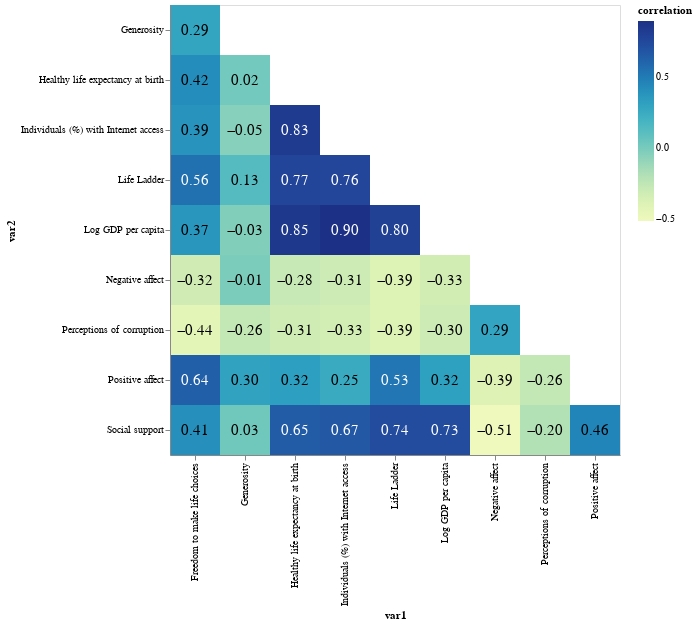

This figure's notebook cell:
### Code cell
corrMatrix = merged_data.drop("year", axis=1).corr().reset_index().melt('index')
corrMatrix.columns = ['var1', 'var2', 'correlation']

base = alt.Chart(corrMatrix).transform_filter(
    alt.datum.var1 < alt.datum.var2
).encode(
    x='var1',
    y='var2',
).properties(
    width=alt.Step(50),
    height=alt.Step(50)
)

rects = base.mark_rect().encode(
    color='correlation'
)

text = base.mark_text(
    size=15
).encode(
    text=alt.Text('correlation', format=".2f"),
    color=alt.condition(
        "datum.correlation > 0.5",
        alt.value('white'),
        alt.value('black')
    )
)

rects + text

### Figure 1 — Vega-Lite specification as saved in the notebook (floating-point values rounded to 4 significant figures)
{"config": {"view": {"continuousWidth": 400, "continuousHeight": 300}}, "layer": [{"mark": "rect", "encoding": {"color": {"type": "quantitative", "field": "correlation"}, "x": {"type": "nominal", "field": "var1"}, "y": {"type": "nominal", "field": "var2"}}, "height": {"step": 50}, "transform": [{"filter": "(datum.var1 < datum.var2)"}], "width": {"step": 50}}, {"mark": {"type": "text", "size": 15}, "encoding": {"color": {"condition": {"value": "white", "test": "datum.correlation > 0.5"}, "value": "black"}, "text": {"type": "quantitative", "field": "correlation", "format": ".2f"}, "x": {"type": "nominal", "field": "var1"}, "y": {"type": "nominal", "field": "var2"}}, "height": {"step": 50}, "transform": [{"filter": "(datum.var1 < datum.var2)"}], "width": {"step": 50}}], "data": {"name": "data-989515b4b6185c24644a7b14cf4e8e2f"}, "$schema": "https://vega.github.io/schema/vega-lite/v4.8.1.json", "datasets": {"data-989515b4b6185c24644a7b14cf4e8e2f": [{"var1": "Life Ladder", "var2": "Life Ladder", "correlation": 1.0}, {"var1": "Log GDP per capita", "var2": "Life Ladder", "correlation": 0.7981}, {"var1": "Social support", "var2": "Life Ladder", "correlation": 0.7383}, {"var1": "Healthy life expectancy at birth", "var2": "Life Ladder", "correlation": 0.7699}, {"var1": "Freedom to make life choices", "var2": "Life Ladder", "correlation": 0.5583}, {"var1": "Generosity", "var2": "Life Ladder", "correlation": 0.1309}, {"var1": "Perceptions of corruption", "var2": "Life Ladder", "correlation": -0.3901}, {"var1": "Positive affect", "var2": "Life Ladder", "correlation": 0.5279}, {"var1": "Negative affect", "var2": "Life Ladder", "correlation": -0.3886}, {"var1": "Individuals (%) with Internet access", "var2": "Life Ladder", "correlation": 0.7644}, {"var1": "Life Ladder", "var2": "Log GDP per capita", "correlation": 0.7981}, {"var1": "Log GDP per capita", "var2": "Log GDP per capita", "correlation": 1.0}, {"var1": "Social support", "var2": "Log GDP per capita", "correlation": 0.7309}, {"var1": "Healthy life expectancy at birth", "var2": "Log GDP per capita", "correlation": 0.8536}, {"var1": "Freedom to make life choices", "var2": "Log GDP per capita", "correlation": 0.3739}, {"var1": "Generosity", "var2": "Log GDP per capita", "correlation": -0.02946}, {"var1": "Perceptions of corruption", "var2": "Log GDP per capita", "correlation": -0.3019}, {"var1": "Positive affect", "var2": "Log GDP per capita", "correlation": 0.3214}, {"var1": "Negative affect", "var2": "Log GDP per capita", "correlation": -0.3301}, {"var1": "Individuals (%) with Internet access", "var2": "Log GDP per capita", "correlation": 0.8982}, {"var1": "Life Ladder", "var2": "Social support", "correlation": 0.7383}, {"var1": "Log GDP per capita", "var2": "Social support", "correlation": 0.7309}, {"var1": "Social support", "var2": "Social support", "correlation": 1.0}, {"var1": "Healthy life expectancy at birth", "var2": "Social support", "correlation": 0.6542}, {"var1": "Freedom to make life choices", "var2": "Social support", "correlation": 0.4076}, {"var1": "Generosity", "var2": "Social support", "correlation": 0.02713}, {"var1": "Perceptions of corruption", "var2": "Social support", "correlation": -0.1983}, {"var1": "Positive affect", "var2": "Social support", "correlation": 0.457}, {"var1": "Negative affect", "var2": "Social support", "correlation": -0.5145}, {"var1": "Individuals (%) with Internet access", "var2": "Social support", "correlation": 0.6718}, {"var1": "Life Ladder", "var2": "Healthy life expectancy at birth", "correlation": 0.7699}, {"var1": "Log GDP per capita", "var2": "Healthy life expectancy at birth", "correlation": 0.8536}, {"var1": "Social support", "var2": "Healthy life expectancy at birth", "correlation": 0.6542}, {"var1": "Healthy life expectancy at birth", "var2": "Healthy life expectancy at birth", "correlation": 1.0}, {"var1": "Freedom to make life choices", "var2": "Healthy life expectancy at birth", "correlation": 0.421}, {"var1": "Generosity", "var2": "Healthy life expectancy at birth", "correlation": 0.01807}, {"var1": "Perceptions of corruption", "var2": "Healthy life expectancy at birth", "correlation": -0.3121}, {"var1": "Positive affect", "var2": "Healthy life expectancy at birth", "correlation": 0.3248}, {"var1": "Negative affect", "var2": "Healthy life expectancy at birth", "correlation": -0.2807}, {"var1": "Individuals (%) with Internet access", "var2": "Healthy life expectancy at birth", "correlation": 0.834}, {"var1": "Life Ladder", "var2": "Freedom to make life choices", "correlation": 0.5583}, {"var1": "Log GDP per capita", "var2": "Freedom to make life choices", "correlation": 0.3739}, {"var1": "Social support", "var2": "Freedom to make life choices", "correlation": 0.4076}, {"var1": "Healthy life expectancy at birth", "var2": "Freedom to make life choices", "correlation": 0.421}, {"var1": "Freedom to make life choices", "var2": "Freedom to make life choices", "correlation": 1.0}, {"var1": "Generosity", "var2": "Freedom to make life choices", "correlation": 0.2876}, {"var1": "Perceptions of corruption", "var2": "Freedom to make life choices", "correlation": -0.4361}, {"var1": "Positive affect", "var2": "Freedom to make life choices", "correlation": 0.6357}, {"var1": "Negative affect", "var2": "Freedom to make life choices", "correlation": -0.3199}, {"var1": "Individuals (%) with Internet access", "var2": "Freedom to make life choices", "correlation": 0.388}, {"var1": "Life Ladder", "var2": "Generosity", "correlation": 0.1309}, {"var1": "Log GDP per capita", "var2": "Generosity", "correlation": -0.02946}, {"var1": "Social support", "var2": "Generosity", "correlation": 0.02713}, {"var1": "Healthy life expectancy at birth", "var2": "Generosity", "correlation": 0.01807}, {"var1": "Freedom to make life choices", "var2": "Generosity", "correlation": 0.2876}, {"var1": "Generosity", "var2": "Generosity", "correlation": 1.0}, {"var1": "Perceptions of corruption", "var2": "Generosity", "correlation": -0.2633}, {"var1": "Positive affect", "var2": "Generosity", "correlation": 0.3034}, {"var1": "Negative affect", "var2": "Generosity", "correlation": -0.01024}, {"var1": "Individuals (%) with Internet access", "var2": "Generosity", "correlation": -0.04813}, {"var1": "Life Ladder", "var2": "Perceptions of corruption", "correlation": -0.3901}, {"var1": "Log GDP per capita", "var2": "Perceptions of corruption", "correlation": -0.3019}, {"var1": "Social support", "var2": "Perceptions of corruption", "correlation": -0.1983}, {"var1": "Healthy life expectancy at birth", "var2": "Perceptions of corruption", "correlation": -0.3121}, {"var1": "Freedom to make life choices", "var2": "Perceptions of corruption", "correlation": -0.4361}, {"var1": "Generosity", "var2": "Perceptions of corruption", "correlation": -0.2633}, {"var1": "Perceptions of corruption", "var2": "Perceptions of corruption", "correlation": 1.0}, {"var1": "Positive affect", "var2": "Perceptions of corruption", "correlation": -0.2634}, {"var1": "Negative affect", "var2": "Perceptions of corruption", "correlation": 0.2937}, {"var1": "Individuals (%) with Internet access", "var2": "Perceptions of corruption", "correlation": -0.3341}, {"var1": "Life Ladder", "var2": "Positive affect", "correlation": 0.5279}, {"var1": "Log GDP per capita", "var2": "Positive affect", "correlation": 0.3214}, {"var1": "Social support", "var2": "Positive affect", "correlation": 0.457}, {"var1": "Healthy life expectancy at birth", "var2": "Positive affect", "correlation": 0.3248}, {"var1": "Freedom to make life choices", "var2": "Positive affect", "correlation": 0.6357}, {"var1": "Generosity", "var2": "Positive affect", "correlation": 0.3034}, {"var1": "Perceptions of corruption", "var2": "Positive affect", "correlation": -0.2634}, {"var1": "Positive affect", "var2": "Positive affect", "correlation": 1.0}, {"var1": "Negative affect", "var2": "Positive affect", "correlation": -0.3945}, {"var1": "Individuals (%) with Internet access", "var2": "Positive affect", "correlation": 0.253}, {"var1": "Life Ladder", "var2": "Negative affect", "correlation": -0.3886}, {"var1": "Log GDP per capita", "var2": "Negative affect", "correlation": -0.3301}, {"var1": "Social support", "var2": "Negative affect", "correlation": -0.5145}, {"var1": "Healthy life expectancy at birth", "var2": "Negative affect", "correlation": -0.2807}, {"var1": "Freedom to make life choices", "var2": "Negative affect", "correlation": -0.3199}, {"var1": "Generosity", "var2": "Negative affect", "correlation": -0.01024}, {"var1": "Perceptions of corruption", "var2": "Negative affect", "correlation": 0.2937}, {"var1": "Positive affect", "var2": "Negative affect", "correlation": -0.3945}, {"var1": "Negative affect", "var2": "Negative affect", "correlation": 1.0}, {"var1": "Individuals (%) with Internet access", "var2": "Negative affect", "correlation": -0.3064}, {"var1": "Life Ladder", "var2": "Individuals (%) with Internet access", "correlation": 0.7644}, {"var1": "Log GDP per capita", "var2": "Individuals (%) with Internet access", "correlation": 0.8982}, {"var1": "Social support", "var2": "Individuals (%) with Internet access", "correlation": 0.6718}, {"var1": "Healthy life expectancy at birth", "var2": "Individuals (%) with Internet access", "correlation": 0.834}, {"var1": "Freedom to make life choices", "var2": "Individuals (%) with Internet access", "correlation": 0.388}, {"var1": "Generosity", "var2": "Individuals (%) with Internet access", "correlation": -0.04813}, {"var1": "Perceptions of corruption", "var2": "Individuals (%) with Internet access", "correlation": -0.3341}, {"var1": "Positive affect", "var2": "Individuals (%) with Internet access", "correlation": 0.253}, {"var1": "Negative affect", "var2": "Individuals (%) with Internet access", "correlation": -0.3064}, {"var1": "Individuals (%) with Internet access", "var2": "Individuals (%) with Internet access", "correlation": 1.0}]}}
